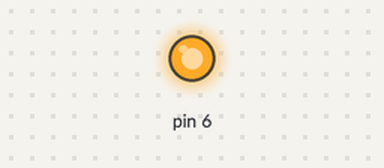
Simulated run of this sketch. Board: Arduino Uno, built with avr-gcc and run on an emulated ATmega328P. Shown: output pins drawn as LEDs (lit = HIGH).

Above: at 0.1 s.
Timing chart, 0 to 1.6 s (numbered marks = the images above):
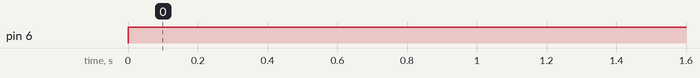

Measured:
- by itself, pin 6: LOW → HIGH at 0.00 s

The sketch:

led.ino
```cpp
void setup() {
  // put your setup code here, to run once:
  pinMode(6, OUTPUT);
}

void loop() {
  // put your main code here, to run repeatedly:
  // 0~ 255 까지 밝기 조절
  analogWrite(6, 200);
//  delay(1000);
  analogWrite(6, 255);
  delay(1000);
  digitalWrite(6, HIGH);
//  analogWrite(6, LOW);
//  delay(1000);
}
```
